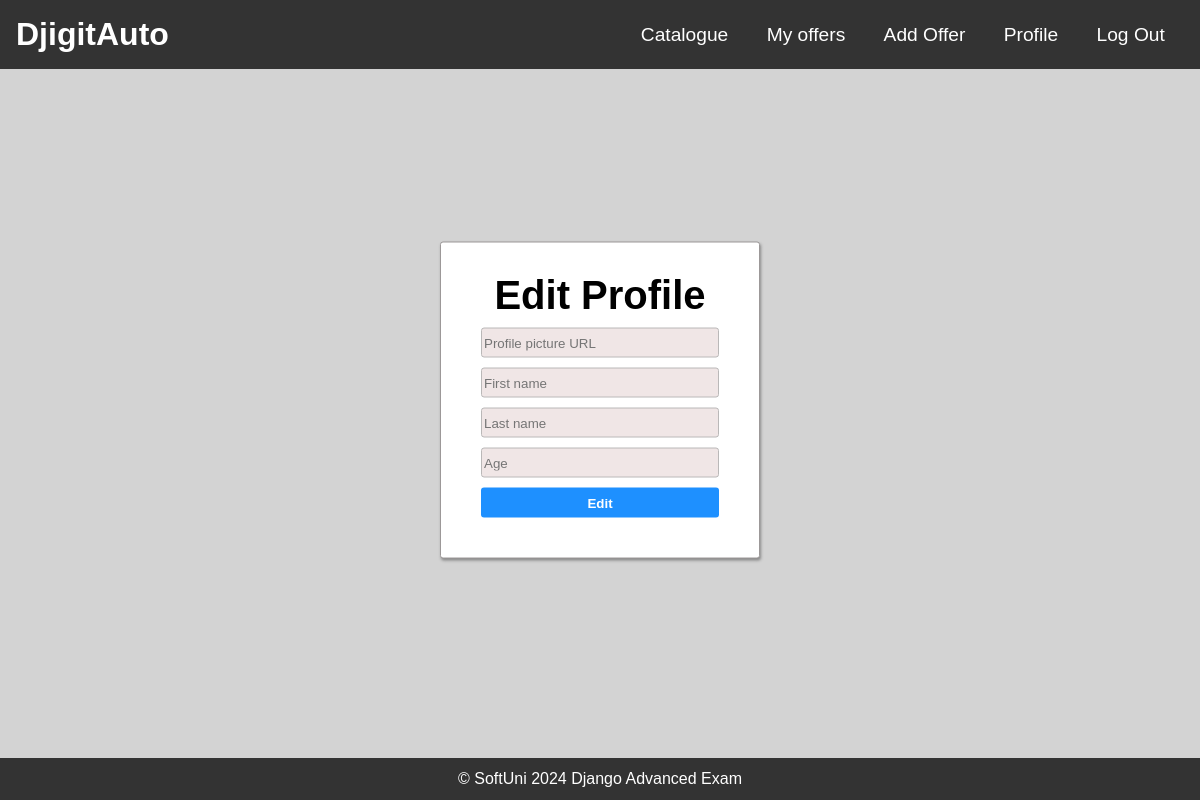
/accounts/edit/18/ (signed in), run on an earlier commit of the app's database.
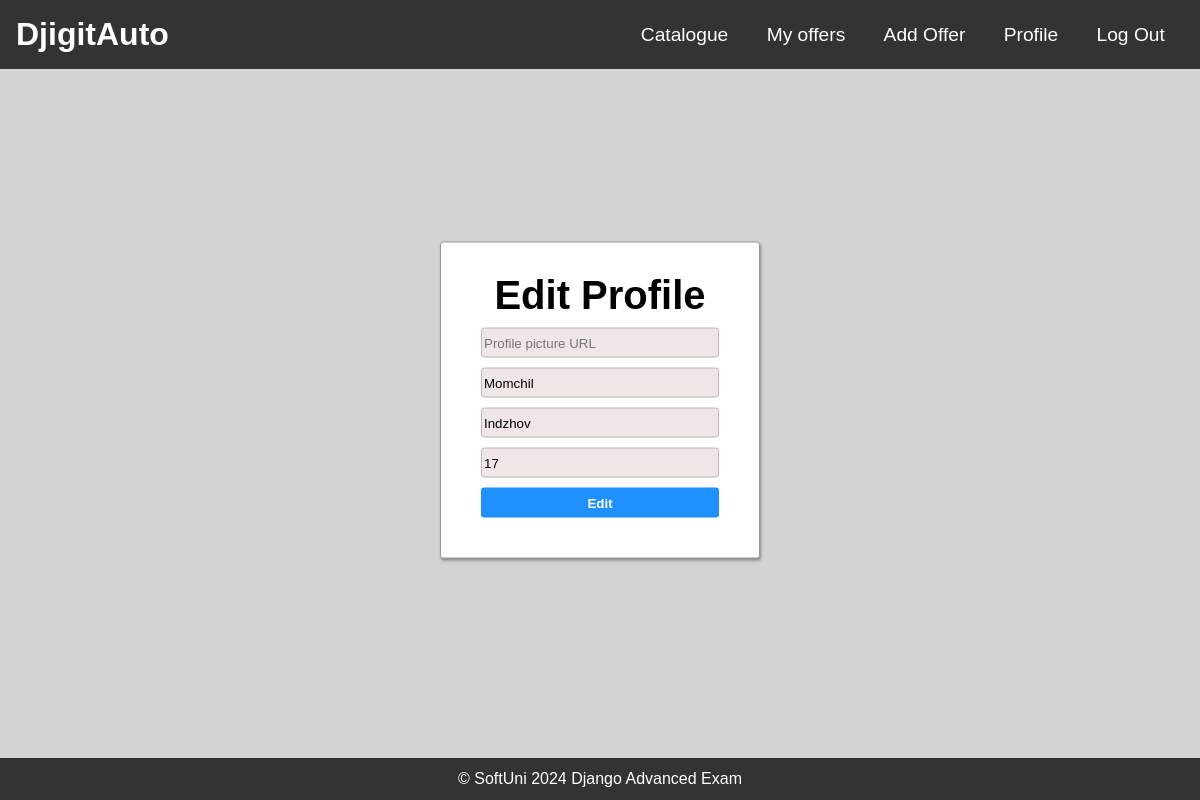
And on a later commit of the database.
### DjigitAuto/accounts/models.py (models this page shows)
class Profile(models.Model):
    MAX_FIRST_NAME_LENGTH = 30
    MAX_LAST_NAME_LENGTH = 30
    first_name = models.CharField(
        max_length=MAX_FIRST_NAME_LENGTH,
        blank=True,
        null=True,
    )
    last_name = models.CharField(
        max_length=MAX_LAST_NAME_LENGTH,
        blank=True,
        null=True,
    )
    age = models.IntegerField(
        blank=True,
        null=True,
    )
    profile_picture = models.URLField(
        blank=True,
        null=True,
    )
    user = models.OneToOneField(
        DjigitAutoUser,
        primary_key=True,
        on_delete=models.CASCADE,
    )

### DjigitAuto/accounts/views.py (the view, shortened to what this page needs)
# urls.py: path('edit/<int:pk>/', ProfileUpdateView.as_view(), name='edit profile'),
class ProfileUpdateView(views.UpdateView):
    queryset = Profile.objects.all()
    template_name = 'accounts/edit-profile.html'
    fields = ("profile_picture", "first_name", "last_name", "age")
    def get_context_data(self, **kwargs):
        context = super().get_context_data(**kwargs)
        profile = self.get_object()
        car_offers = CarOffer.objects.filter(user=profile.user)
        context['car_offers'] = car_offers
        return context

### DjigitAuto/accounts/templatetags/placeholder.py (called while the page is built)
@register.filter
def placeholder(field, token):
    field.field.widget.attrs['placeholder'] = token
    return field

### templates/accounts/edit-profile.html (shortened to what this page needs)
{% extends "common/base.html" %}
{% load placeholder %}
{% load static %}
{% block main_content %}
    <!DOCTYPE html>
    <html lang="en">
    <head>
        <link rel="stylesheet" href="{% static 'css/accounts/edit-profile.css' %}">
    </head>
    <body>
    <main>
        <div class="edit-delete">
            <h2>Edit Profile</h2>
            <form action="{% url 'edit profile' pk=object.pk %}" method="post">
                <p>
                    {{ form.profile_picture|placeholder:'Profile picture URL' }}
                </p>
                <p>
                    {{ form.first_name|placeholder:'First name' }}
                </p>
                <p>
                    {{ form.last_name|placeholder:'Last name' }}
                </p>
                <p>
                    {{ form.age|placeholder:'Age' }}
                </p>
                <button class="edit-btn" type="submit">Edit</button>
            </form>
        </div>
    </main>
    </body>
    </html>
{% endblock %}

What changed in the data, as far as the page shows it:
changed Profile: first_name (not shown) → "Momchil"; last_name (not shown) → "Indzhov"; age (not shown) → "17"
